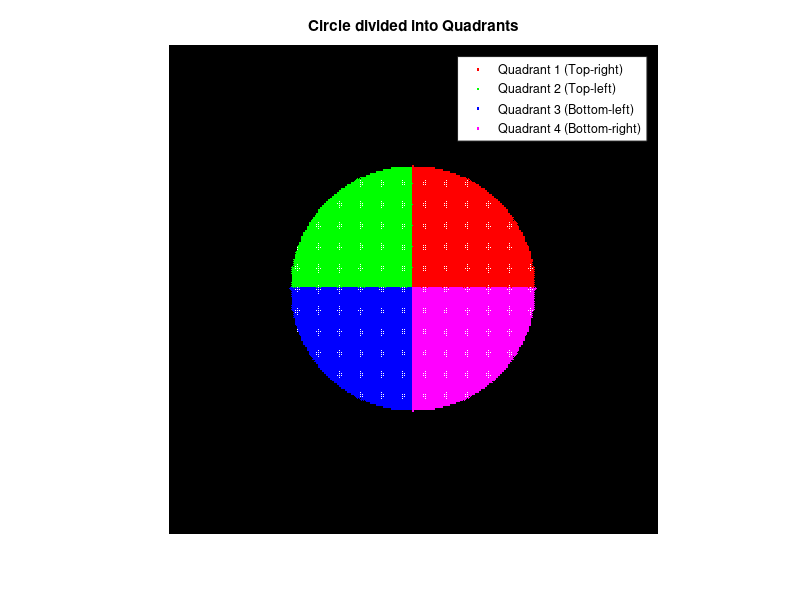

MATLAB code for this plot:


% Define square image dimensions
imageSize = 256;  % Size of the square image
radius = imageSize / 4;  % Radius of the circle (adjust as needed)
center = [imageSize / 2, imageSize / 2];  % Center of the circle

% Create a logical mask for the circle
[X, Y] = meshgrid(1:imageSize, 1:imageSize);
circleMask = (X - center(1)).^2 + (Y - center(2)).^2 <= radius^2;

% Divide the circle into 4 quadrants
quadrant1Mask = circleMask & X >= center(1) & Y < center(2);  % Top-right
quadrant2Mask = circleMask & X < center(1) & Y < center(2);   % Top-left
quadrant3Mask = circleMask & X < center(1) & Y >= center(2);  % Bottom-left
quadrant4Mask = circleMask & X >= center(1) & Y >= center(2); % Bottom-right

% Calculate the ROI X and Y positions for each quadrant
[Q1_Y, Q1_X] = find(quadrant1Mask);
[Q2_Y, Q2_X] = find(quadrant2Mask);
[Q3_Y, Q3_X] = find(quadrant3Mask);
[Q4_Y, Q4_X] = find(quadrant4Mask);

% Plot the circle and quadrants for visualization
figure;
imshow(circleMask); hold on;
plot(Q1_X, Q1_Y, 'r.', 'DisplayName', 'Quadrant 1 (Top-right)');
plot(Q2_X, Q2_Y, 'g.', 'DisplayName', 'Quadrant 2 (Top-left)');
plot(Q3_X, Q3_Y, 'b.', 'DisplayName', 'Quadrant 3 (Bottom-left)');
plot(Q4_X, Q4_Y, 'm.', 'DisplayName', 'Quadrant 4 (Bottom-right)');
legend('show');
title('Circle divided into Quadrants');